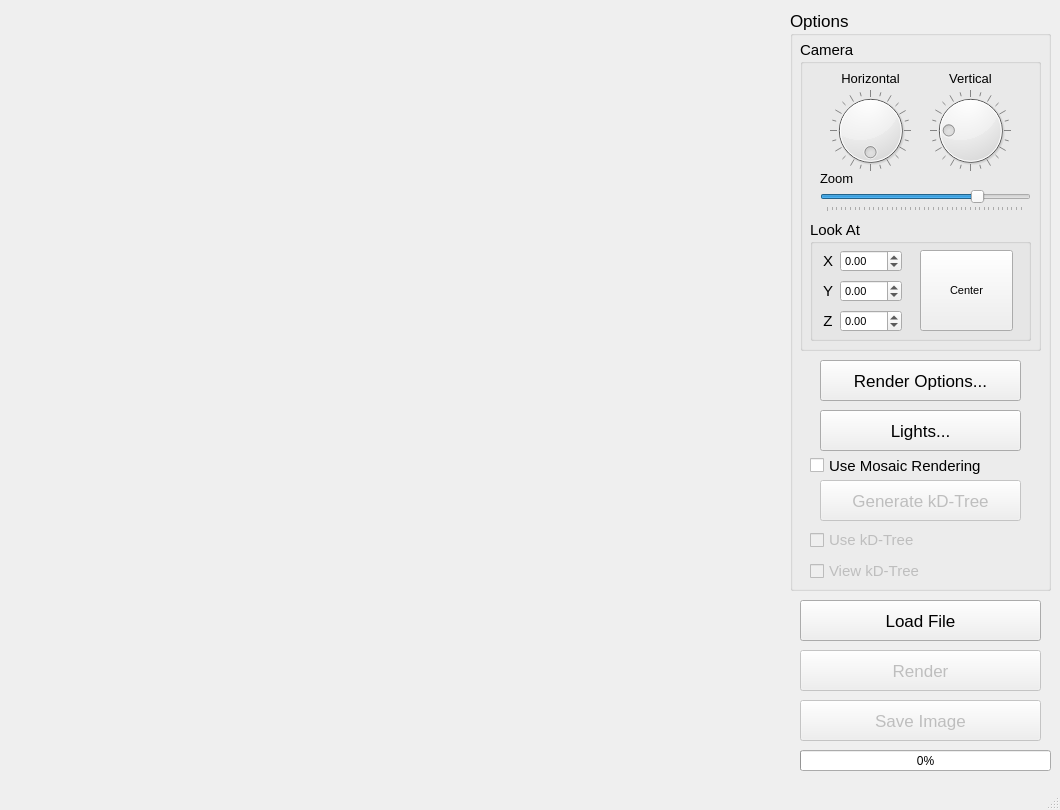
<?xml version="1.0" encoding="UTF-8"?>
<ui version="4.0">
 <class>MainWindow</class>
 <widget class="QMainWindow" name="MainWindow">
  <property name="geometry">
   <rect>
    <x>0</x>
    <y>0</y>
    <width>1060</width>
    <height>810</height>
   </rect>
  </property>
  <property name="sizePolicy">
   <sizepolicy hsizetype="Preferred" vsizetype="Preferred">
    <horstretch>0</horstretch>
    <verstretch>0</verstretch>
   </sizepolicy>
  </property>
  <property name="minimumSize">
   <size>
    <width>1060</width>
    <height>810</height>
   </size>
  </property>
  <property name="maximumSize">
   <size>
    <width>1060</width>
    <height>810</height>
   </size>
  </property>
  <property name="windowTitle">
   <string>Ray Tracing</string>
  </property>
  <widget class="QWidget" name="centralWidget">
   <widget class="QPushButton" name="buttonRender">
    <property name="enabled">
     <bool>false</bool>
    </property>
    <property name="geometry">
     <rect>
      <x>800</x>
      <y>650</y>
      <width>241</width>
      <height>41</height>
     </rect>
    </property>
    <property name="font">
     <font>
      <pointsize>13</pointsize>
     </font>
    </property>
    <property name="text">
     <string>Render</string>
    </property>
   </widget>
   <widget class="QGroupBox" name="groupBox">
    <property name="geometry">
     <rect>
      <x>790</x>
      <y>10</y>
      <width>261</width>
      <height>581</height>
     </rect>
    </property>
    <property name="font">
     <font>
      <pointsize>13</pointsize>
     </font>
    </property>
    <property name="title">
     <string>Options</string>
    </property>
    <widget class="QGroupBox" name="groupBox_2">
     <property name="geometry">
      <rect>
       <x>10</x>
       <y>30</y>
       <width>241</width>
       <height>311</height>
      </rect>
     </property>
     <property name="font">
      <font>
       <pointsize>11</pointsize>
      </font>
     </property>
     <property name="title">
      <string>Camera</string>
     </property>
     <widget class="QLabel" name="label_2">
      <property name="geometry">
       <rect>
        <x>130</x>
        <y>30</y>
        <width>81</width>
        <height>16</height>
       </rect>
      </property>
      <property name="font">
       <font>
        <pointsize>10</pointsize>
       </font>
      </property>
      <property name="text">
       <string>Vertical</string>
      </property>
      <property name="alignment">
       <set>Qt::AlignCenter</set>
      </property>
     </widget>
     <widget class="QLabel" name="label_3">
      <property name="geometry">
       <rect>
        <x>20</x>
        <y>130</y>
        <width>211</width>
        <height>16</height>
       </rect>
      </property>
      <property name="font">
       <font>
        <pointsize>10</pointsize>
       </font>
      </property>
      <property name="text">
       <string>Zoom</string>
      </property>
     </widget>
     <widget class="QSlider" name="sliderZoom">
      <property name="geometry">
       <rect>
        <x>20</x>
        <y>150</y>
        <width>211</width>
        <height>22</height>
       </rect>
      </property>
      <property name="minimum">
       <number>75</number>
      </property>
      <property name="maximum">
       <number>500</number>
      </property>
      <property name="value">
       <number>400</number>
      </property>
      <property name="orientation">
       <enum>Qt::Horizontal</enum>
      </property>
      <property name="tickPosition">
       <enum>QSlider::TicksBelow</enum>
      </property>
      <property name="tickInterval">
       <number>10</number>
      </property>
     </widget>
     <widget class="QGroupBox" name="groupBox_3">
      <property name="geometry">
       <rect>
        <x>10</x>
        <y>180</y>
        <width>221</width>
        <height>121</height>
       </rect>
      </property>
      <property name="title">
       <string>Look At</string>
      </property>
      <widget class="QDoubleSpinBox" name="cameraLookX">
       <property name="geometry">
        <rect>
         <x>30</x>
         <y>30</y>
         <width>62</width>
         <height>22</height>
        </rect>
       </property>
       <property name="font">
        <font>
         <pointsize>8</pointsize>
        </font>
       </property>
       <property name="minimum">
        <double>-10000.000000000000000</double>
       </property>
       <property name="maximum">
        <double>10000.000000000000000</double>
       </property>
      </widget>
      <widget class="QDoubleSpinBox" name="cameraLookY">
       <property name="geometry">
        <rect>
         <x>30</x>
         <y>60</y>
         <width>62</width>
         <height>22</height>
        </rect>
       </property>
       <property name="font">
        <font>
         <pointsize>8</pointsize>
        </font>
       </property>
       <property name="minimum">
        <double>-10000.000000000000000</double>
       </property>
       <property name="maximum">
        <double>10000.000000000000000</double>
       </property>
      </widget>
      <widget class="QDoubleSpinBox" name="cameraLookZ">
       <property name="geometry">
        <rect>
         <x>30</x>
         <y>90</y>
         <width>62</width>
         <height>22</height>
        </rect>
       </property>
       <property name="font">
        <font>
         <pointsize>8</pointsize>
        </font>
       </property>
       <property name="minimum">
        <double>-10000.000000000000000</double>
       </property>
       <property name="maximum">
        <double>10000.000000000000000</double>
       </property>
      </widget>
      <widget class="QLabel" name="label_4">
       <property name="geometry">
        <rect>
         <x>10</x>
         <y>30</y>
         <width>16</width>
         <height>21</height>
        </rect>
       </property>
       <property name="text">
        <string>X</string>
       </property>
       <property name="alignment">
        <set>Qt::AlignCenter</set>
       </property>
      </widget>
      <widget class="QLabel" name="label_5">
       <property name="geometry">
        <rect>
         <x>10</x>
         <y>60</y>
         <width>16</width>
         <height>21</height>
        </rect>
       </property>
       <property name="text">
        <string>Y</string>
       </property>
       <property name="alignment">
        <set>Qt::AlignCenter</set>
       </property>
      </widget>
      <widget class="QLabel" name="label_6">
       <property name="geometry">
        <rect>
         <x>10</x>
         <y>90</y>
         <width>16</width>
         <height>21</height>
        </rect>
       </property>
       <property name="text">
        <string>Z</string>
       </property>
       <property name="alignment">
        <set>Qt::AlignCenter</set>
       </property>
      </widget>
      <widget class="QPushButton" name="buttonCenter">
       <property name="geometry">
        <rect>
         <x>110</x>
         <y>30</y>
         <width>93</width>
         <height>81</height>
        </rect>
       </property>
       <property name="font">
        <font>
         <pointsize>8</pointsize>
        </font>
       </property>
       <property name="text">
        <string>Center</string>
       </property>
      </widget>
     </widget>
     <widget class="QDial" name="dialVertical">
      <property name="geometry">
       <rect>
        <x>130</x>
        <y>50</y>
        <width>81</width>
        <height>81</height>
       </rect>
      </property>
      <property name="minimum">
       <number>-90</number>
      </property>
      <property name="maximum">
       <number>269</number>
      </property>
      <property name="value">
       <number>0</number>
      </property>
      <property name="wrapping">
       <bool>true</bool>
      </property>
      <property name="notchTarget">
       <double>15.000000000000000</double>
      </property>
      <property name="notchesVisible">
       <bool>true</bool>
      </property>
     </widget>
     <widget class="QDial" name="dialHorizontal">
      <property name="geometry">
       <rect>
        <x>30</x>
        <y>50</y>
        <width>81</width>
        <height>81</height>
       </rect>
      </property>
      <property name="minimum">
       <number>-179</number>
      </property>
      <property name="maximum">
       <number>180</number>
      </property>
      <property name="value">
       <number>180</number>
      </property>
      <property name="sliderPosition">
       <number>180</number>
      </property>
      <property name="orientation">
       <enum>Qt::Horizontal</enum>
      </property>
      <property name="invertedAppearance">
       <bool>false</bool>
      </property>
      <property name="invertedControls">
       <bool>false</bool>
      </property>
      <property name="wrapping">
       <bool>true</bool>
      </property>
      <property name="notchTarget">
       <double>15.000000000000000</double>
      </property>
      <property name="notchesVisible">
       <bool>true</bool>
      </property>
     </widget>
     <widget class="QLabel" name="label">
      <property name="geometry">
       <rect>
        <x>30</x>
        <y>30</y>
        <width>81</width>
        <height>16</height>
       </rect>
      </property>
      <property name="font">
       <font>
        <pointsize>10</pointsize>
       </font>
      </property>
      <property name="text">
       <string>Horizontal</string>
      </property>
      <property name="alignment">
       <set>Qt::AlignCenter</set>
      </property>
     </widget>
    </widget>
    <widget class="QPushButton" name="buttonOptions">
     <property name="geometry">
      <rect>
       <x>30</x>
       <y>350</y>
       <width>201</width>
       <height>41</height>
      </rect>
     </property>
     <property name="text">
      <string>Render Options...</string>
     </property>
    </widget>
    <widget class="QCheckBox" name="checkBoxKd">
     <property name="enabled">
      <bool>false</bool>
     </property>
     <property name="geometry">
      <rect>
       <x>20</x>
       <y>520</y>
       <width>231</width>
       <height>20</height>
      </rect>
     </property>
     <property name="font">
      <font>
       <pointsize>11</pointsize>
      </font>
     </property>
     <property name="text">
      <string>Use kD-Tree</string>
     </property>
    </widget>
    <widget class="QCheckBox" name="checkboxPartial">
     <property name="geometry">
      <rect>
       <x>20</x>
       <y>440</y>
       <width>231</width>
       <height>31</height>
      </rect>
     </property>
     <property name="font">
      <font>
       <pointsize>11</pointsize>
      </font>
     </property>
     <property name="text">
      <string>Use Mosaic Rendering</string>
     </property>
    </widget>
    <widget class="QPushButton" name="buttonKd">
     <property name="enabled">
      <bool>false</bool>
     </property>
     <property name="geometry">
      <rect>
       <x>30</x>
       <y>470</y>
       <width>201</width>
       <height>41</height>
      </rect>
     </property>
     <property name="text">
      <string>Generate kD-Tree</string>
     </property>
    </widget>
    <widget class="QPushButton" name="buttonLights">
     <property name="geometry">
      <rect>
       <x>30</x>
       <y>400</y>
       <width>201</width>
       <height>41</height>
      </rect>
     </property>
     <property name="text">
      <string>Lights...</string>
     </property>
    </widget>
    <widget class="QCheckBox" name="checkBoxViewKd">
     <property name="enabled">
      <bool>false</bool>
     </property>
     <property name="geometry">
      <rect>
       <x>20</x>
       <y>551</y>
       <width>231</width>
       <height>20</height>
      </rect>
     </property>
     <property name="font">
      <font>
       <pointsize>11</pointsize>
      </font>
     </property>
     <property name="text">
      <string>View kD-Tree</string>
     </property>
    </widget>
   </widget>
   <widget class="QPushButton" name="buttonSave">
    <property name="enabled">
     <bool>false</bool>
    </property>
    <property name="geometry">
     <rect>
      <x>800</x>
      <y>700</y>
      <width>241</width>
      <height>41</height>
     </rect>
    </property>
    <property name="font">
     <font>
      <pointsize>13</pointsize>
     </font>
    </property>
    <property name="text">
     <string>Save Image</string>
    </property>
   </widget>
   <widget class="QPushButton" name="buttonLoad">
    <property name="geometry">
     <rect>
      <x>800</x>
      <y>600</y>
      <width>241</width>
      <height>41</height>
     </rect>
    </property>
    <property name="font">
     <font>
      <pointsize>13</pointsize>
     </font>
    </property>
    <property name="text">
     <string>Load File</string>
    </property>
   </widget>
   <widget class="QProgressBar" name="progressBar">
    <property name="enabled">
     <bool>true</bool>
    </property>
    <property name="geometry">
     <rect>
      <x>800</x>
      <y>750</y>
      <width>251</width>
      <height>21</height>
     </rect>
    </property>
    <property name="value">
     <number>0</number>
    </property>
   </widget>
   <widget class="QLabel" name="labelImage">
    <property name="geometry">
     <rect>
      <x>10</x>
      <y>10</y>
      <width>768</width>
      <height>768</height>
     </rect>
    </property>
    <property name="autoFillBackground">
     <bool>true</bool>
    </property>
    <property name="text">
     <string/>
    </property>
   </widget>
  </widget>
  <widget class="QMenuBar" name="menuBar">
   <property name="geometry">
    <rect>
     <x>0</x>
     <y>0</y>
     <width>1060</width>
     <height>26</height>
    </rect>
   </property>
  </widget>
  <widget class="QStatusBar" name="statusBar"/>
 </widget>
 <layoutdefault spacing="6" margin="11"/>
 <tabstops>
  <tabstop>buttonLoad</tabstop>
  <tabstop>buttonRender</tabstop>
  <tabstop>buttonSave</tabstop>
  <tabstop>dialHorizontal</tabstop>
  <tabstop>dialVertical</tabstop>
  <tabstop>sliderZoom</tabstop>
  <tabstop>cameraLookX</tabstop>
  <tabstop>cameraLookY</tabstop>
  <tabstop>cameraLookZ</tabstop>
  <tabstop>buttonCenter</tabstop>
  <tabstop>buttonOptions</tabstop>
  <tabstop>buttonLights</tabstop>
  <tabstop>checkboxPartial</tabstop>
  <tabstop>buttonKd</tabstop>
  <tabstop>checkBoxKd</tabstop>
 </tabstops>
 <resources/>
 <connections/>
</ui>
